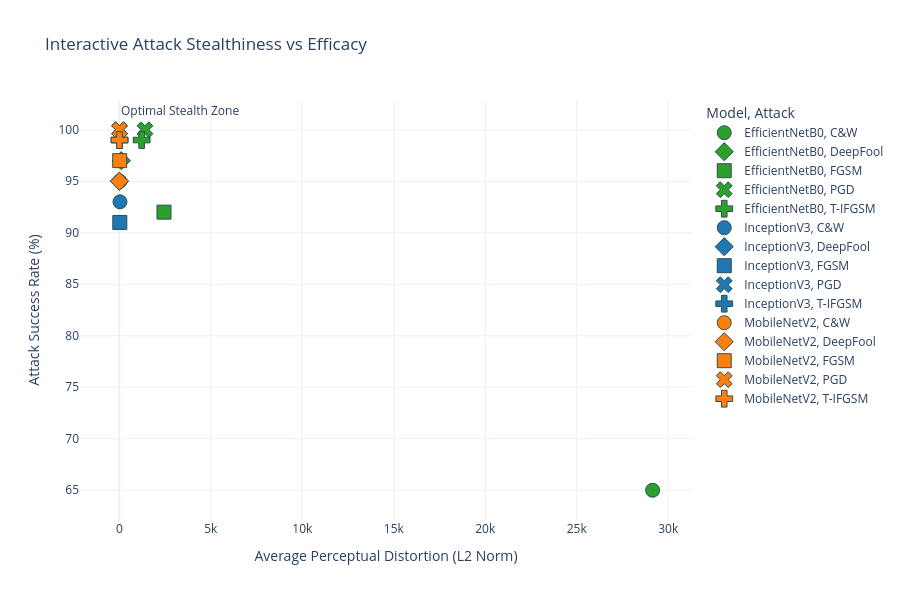

Here is the notebook cell this chart was saved with:
### Code cell
fig = px.scatter(
    df_attacks, 
    x="Avg_L2", 
    y="ASR (%)", 
    color="Model", 
    symbol="Attack",
    hover_data=['Model', 'Attack', 'Avg_L2', 'ASR (%)'],
    title="Interactive Attack Stealthiness vs Efficacy",
    labels={"Avg_L2": "Average Perceptual Distortion (L2 Norm)", "ASR (%)": "Attack Success Rate (%)"},
    color_discrete_map=model_colors,
    width=900, height=600
)

# Make points larger and add borders
fig.update_traces(marker=dict(size=14, line=dict(width=1, color='DarkSlateGrey')))

# Add the "Optimal Zone" background rectangle
median_l2 = df_attacks['Avg_L2'].median()
fig.add_vrect(x0=0, x1=median_l2, fillcolor="green", opacity=0.05, layer="below", line_width=0,
              annotation_text="Optimal Stealth Zone", annotation_position="top left")

fig.update_layout(template="plotly_white")

# Save as interactive HTML
html_file = "interactive_stealthiness.html"
fig.write_html(html_file)
print(f"Interactive chart saved as '{html_file}'")

# Display in notebook
fig.show()

### Figure 1 — Plotly figure (JSON) as saved in the notebook; plotly's stock layout.template omitted (floating-point values rounded to 4 significant figures)
{"data": [{"customdata": [["EfficientNetB0", "C&W"]], "hovertemplate": "Model=%{customdata[0]}<br>Attack=%{customdata[1]}<br>Average Perceptual Distortion (L2 Norm)=%{x}<br>Attack Success Rate (%)=%{y}<extra></extra>", "legendgroup": "EfficientNetB0, C&W", "marker": {"color": "#2ca02c", "line": {"color": "DarkSlateGrey", "width": 1}, "size": 14, "symbol": "circle"}, "mode": "markers", "name": "EfficientNetB0, C&W", "orientation": "v", "showlegend": true, "type": "scatter", "x": [29150.0], "xaxis": "x", "y": [65.0], "yaxis": "y"}, {"customdata": [["EfficientNetB0", "DeepFool"]], "hovertemplate": "Model=%{customdata[0]}<br>Attack=%{customdata[1]}<br>Average Perceptual Distortion (L2 Norm)=%{x}<br>Attack Success Rate (%)=%{y}<extra></extra>", "legendgroup": "EfficientNetB0, DeepFool", "marker": {"color": "#2ca02c", "line": {"color": "DarkSlateGrey", "width": 1}, "size": 14, "symbol": "diamond"}, "mode": "markers", "name": "EfficientNetB0, DeepFool", "orientation": "v", "showlegend": true, "type": "scatter", "x": [106.8], "xaxis": "x", "y": [97.0], "yaxis": "y"}, {"customdata": [["EfficientNetB0", "FGSM"]], "hovertemplate": "Model=%{customdata[0]}<br>Attack=%{customdata[1]}<br>Average Perceptual Distortion (L2 Norm)=%{x}<br>Attack Success Rate (%)=%{y}<extra></extra>", "legendgroup": "EfficientNetB0, FGSM", "marker": {"color": "#2ca02c", "line": {"color": "DarkSlateGrey", "width": 1}, "size": 14, "symbol": "square"}, "mode": "markers", "name": "EfficientNetB0, FGSM", "orientation": "v", "showlegend": true, "type": "scatter", "x": [2440.0], "xaxis": "x", "y": [92.0], "yaxis": "y"}, {"customdata": [["EfficientNetB0", "PGD"]], "hovertemplate": "Model=%{customdata[0]}<br>Attack=%{customdata[1]}<br>Average Perceptual Distortion (L2 Norm)=%{x}<br>Attack Success Rate (%)=%{y}<extra></extra>", "legendgroup": "EfficientNetB0, PGD", "marker": {"color": "#2ca02c", "line": {"color": "DarkSlateGrey", "width": 1}, "size": 14, "symbol": "x"}, "mode": "markers", "name": "EfficientNetB0, PGD", "orientation": "v", "showlegend": true, "type": "scatter", "x": [1401.0], "xaxis": "x", "y": [100.0], "yaxis": "y"}, {"customdata": [["EfficientNetB0", "T-IFGSM"]], "hovertemplate": "Model=%{customdata[0]}<br>Attack=%{customdata[1]}<br>Average Perceptual Distortion (L2 Norm)=%{x}<br>Attack Success Rate (%)=%{y}<extra></extra>", "legendgroup": "EfficientNetB0, T-IFGSM", "marker": {"color": "#2ca02c", "line": {"color": "DarkSlateGrey", "width": 1}, "size": 14, "symbol": "cross"}, "mode": "markers", "name": "EfficientNetB0, T-IFGSM", "orientation": "v", "showlegend": true, "type": "scatter", "x": [1219.0], "xaxis": "x", "y": [99.0], "yaxis": "y"}, {"customdata": [["InceptionV3", "C&W"]], "hovertemplate": "Model=%{customdata[0]}<br>Attack=%{customdata[1]}<br>Average Perceptual Distortion (L2 Norm)=%{x}<br>Attack Success Rate (%)=%{y}<extra></extra>", "legendgroup": "InceptionV3, C&W", "marker": {"color": "#1f77b4", "line": {"color": "DarkSlateGrey", "width": 1}, "size": 14, "symbol": "circle"}, "mode": "markers", "name": "InceptionV3, C&W", "orientation": "v", "showlegend": true, "type": "scatter", "x": [35.85], "xaxis": "x", "y": [93.0], "yaxis": "y"}, {"customdata": [["InceptionV3", "DeepFool"]], "hovertemplate": "Model=%{customdata[0]}<br>Attack=%{customdata[1]}<br>Average Perceptual Distortion (L2 Norm)=%{x}<br>Attack Success Rate (%)=%{y}<extra></extra>", "legendgroup": "InceptionV3, DeepFool", "marker": {"color": "#1f77b4", "line": {"color": "DarkSlateGrey", "width": 1}, "size": 14, "symbol": "diamond"}, "mode": "markers", "name": "InceptionV3, DeepFool", "orientation": "v", "showlegend": true, "type": "scatter", "x": [2.147], "xaxis": "x", "y": [95.0], "yaxis": "y"}, {"customdata": [["InceptionV3", "FGSM"]], "hovertemplate": "Model=%{customdata[0]}<br>Attack=%{customdata[1]}<br>Average Perceptual Distortion (L2 Norm)=%{x}<br>Attack Success Rate (%)=%{y}<extra></extra>", "legendgroup": "InceptionV3, FGSM", "marker": {"color": "#1f77b4", "line": {"color": "DarkSlateGrey", "width": 1}, "size": 14, "symbol": "square"}, "mode": "markers", "name": "InceptionV3, FGSM", "orientation": "v", "showlegend": true, "type": "scatter", "x": [25.55], "xaxis": "x", "y": [91.0], "yaxis": "y"}, {"customdata": [["InceptionV3", "PGD"]], "hovertemplate": "Model=%{customdata[0]}<br>Attack=%{customdata[1]}<br>Average Perceptual Distortion (L2 Norm)=%{x}<br>Attack Success Rate (%)=%{y}<extra></extra>", "legendgroup": "InceptionV3, PGD", "marker": {"color": "#1f77b4", "line": {"color": "DarkSlateGrey", "width": 1}, "size": 14, "symbol": "x"}, "mode": "markers", "name": "InceptionV3, PGD", "orientation": "v", "showlegend": true, "type": "scatter", "x": [14.24], "xaxis": "x", "y": [100.0], "yaxis": "y"}, {"customdata": [["InceptionV3", "T-IFGSM"]], "hovertemplate": "Model=%{customdata[0]}<br>Attack=%{customdata[1]}<br>Average Perceptual Distortion (L2 Norm)=%{x}<br>Attack Success Rate (%)=%{y}<extra></extra>", "legendgroup": "InceptionV3, T-IFGSM", "marker": {"color": "#1f77b4", "line": {"color": "DarkSlateGrey", "width": 1}, "size": 14, "symbol": "cross"}, "mode": "markers", "name": "InceptionV3, T-IFGSM", "orientation": "v", "showlegend": true, "type": "scatter", "x": [11.11], "xaxis": "x", "y": [99.0], "yaxis": "y"}, {"customdata": [["MobileNetV2", "C&W"]], "hovertemplate": "Model=%{customdata[0]}<br>Attack=%{customdata[1]}<br>Average Perceptual Distortion (L2 Norm)=%{x}<br>Attack Success Rate (%)=%{y}<extra></extra>", "legendgroup": "MobileNetV2, C&W", "marker": {"color": "#ff7f0e", "line": {"color": "DarkSlateGrey", "width": 1}, "size": 14, "symbol": "circle"}, "mode": "markers", "name": "MobileNetV2, C&W", "orientation": "v", "showlegend": true, "type": "scatter", "x": [26.85], "xaxis": "x", "y": [95.0], "yaxis": "y"}, {"customdata": [["MobileNetV2", "DeepFool"]], "hovertemplate": "Model=%{customdata[0]}<br>Attack=%{customdata[1]}<br>Average Perceptual Distortion (L2 Norm)=%{x}<br>Attack Success Rate (%)=%{y}<extra></extra>", "legendgroup": "MobileNetV2, DeepFool", "marker": {"color": "#ff7f0e", "line": {"color": "DarkSlateGrey", "width": 1}, "size": 14, "symbol": "diamond"}, "mode": "markers", "name": "MobileNetV2, DeepFool", "orientation": "v", "showlegend": true, "type": "scatter", "x": [0.3569], "xaxis": "x", "y": [95.0], "yaxis": "y"}, {"customdata": [["MobileNetV2", "FGSM"]], "hovertemplate": "Model=%{customdata[0]}<br>Attack=%{customdata[1]}<br>Average Perceptual Distortion (L2 Norm)=%{x}<br>Attack Success Rate (%)=%{y}<extra></extra>", "legendgroup": "MobileNetV2, FGSM", "marker": {"color": "#ff7f0e", "line": {"color": "DarkSlateGrey", "width": 1}, "size": 14, "symbol": "square"}, "mode": "markers", "name": "MobileNetV2, FGSM", "orientation": "v", "showlegend": true, "type": "scatter", "x": [19.14], "xaxis": "x", "y": [97.0], "yaxis": "y"}, {"customdata": [["MobileNetV2", "PGD"]], "hovertemplate": "Model=%{customdata[0]}<br>Attack=%{customdata[1]}<br>Average Perceptual Distortion (L2 Norm)=%{x}<br>Attack Success Rate (%)=%{y}<extra></extra>", "legendgroup": "MobileNetV2, PGD", "marker": {"color": "#ff7f0e", "line": {"color": "DarkSlateGrey", "width": 1}, "size": 14, "symbol": "x"}, "mode": "markers", "name": "MobileNetV2, PGD", "orientation": "v", "showlegend": true, "type": "scatter", "x": [10.67], "xaxis": "x", "y": [100.0], "yaxis": "y"}, {"customdata": [["MobileNetV2", "T-IFGSM"]], "hovertemplate": "Model=%{customdata[0]}<br>Attack=%{customdata[1]}<br>Average Perceptual Distortion (L2 Norm)=%{x}<br>Attack Success Rate (%)=%{y}<extra></extra>", "legendgroup": "MobileNetV2, T-IFGSM", "marker": {"color": "#ff7f0e", "line": {"color": "DarkSlateGrey", "width": 1}, "size": 14, "symbol": "cross"}, "mode": "markers", "name": "MobileNetV2, T-IFGSM", "orientation": "v", "showlegend": true, "type": "scatter", "x": [8.457], "xaxis": "x", "y": [99.0], "yaxis": "y"}], "layout": {"annotations": [{"showarrow": false, "text": "Optimal Stealth Zone", "x": 0, "xanchor": "left", "xref": "x", "y": 1, "yanchor": "top", "yref": "y domain"}], "height": 600, "legend": {"title": {"text": "Model, Attack"}, "tracegroupgap": 0}, "shapes": [{"fillcolor": "green", "layer": "below", "line": {"width": 0}, "opacity": 0.05, "type": "rect", "x0": 0, "x1": 25.55, "xref": "x", "y0": 0, "y1": 1, "yref": "y domain"}], "title": {"text": "Interactive Attack Stealthiness vs Efficacy"}, "width": 900, "xaxis": {"anchor": "y", "domain": [0, 1], "title": {"text": "Average Perceptual Distortion (L2 Norm)"}}, "yaxis": {"anchor": "x", "domain": [0, 1], "title": {"text": "Attack Success Rate (%)"}}}}
